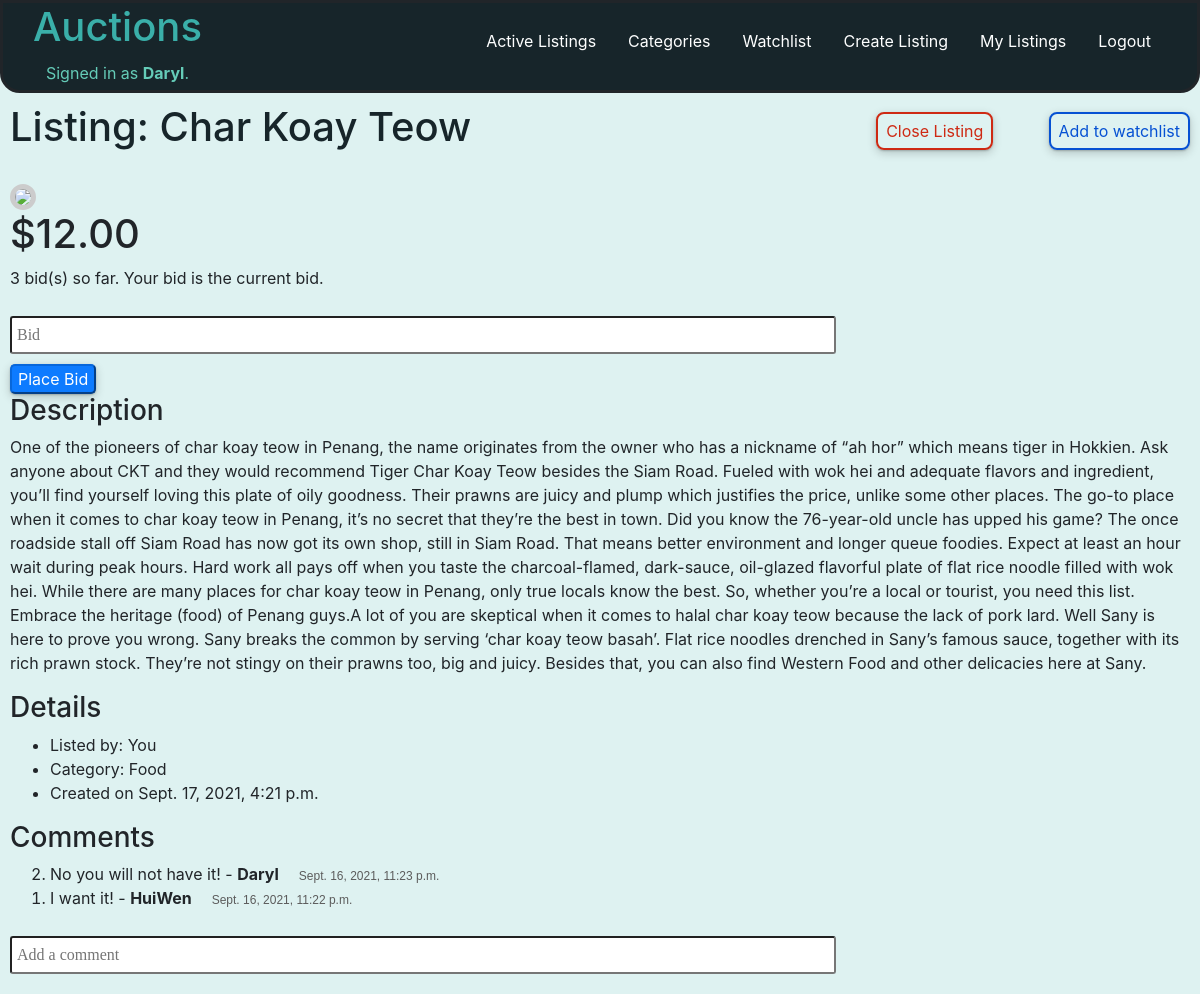
Screenshot of /listing/2 (signed in) with the database file from the repository.
### auctions/models.py (models this page shows, shortened)
class User(AbstractUser):
    watchlist = models.ManyToManyField('Listing', blank=True, related_name="watchlists")
    pass

class Listing(models.Model):
    title = models.CharField(max_length=200)
    description = models.CharField(max_length=2500)
    image_url = models.URLField(blank=True)
    user = models.ForeignKey(User, on_delete=CASCADE, related_name="listings")
    category = models.ForeignKey(Category, on_delete=models.SET_NULL, null=True, blank=True, related_name="listings")
    time_created = models.DateTimeField(auto_now=True)
    is_open = models.BooleanField(default=True)

class Bid(models.Model):
    user = models.ForeignKey(User, on_delete=CASCADE, related_name="bids")
    price = models.DecimalField(decimal_places=2, max_digits=10)
    listing = models.OneToOneField(Listing, on_delete=CASCADE, related_name="bids")
    num_of_bids = models.IntegerField(default=1, editable=False)
    def __str__(self):
        return f"${self.price}"

class Category(models.Model):
    category = models.CharField(max_length=50)
    def __str__(self):
        return f"{self.category}"

class Comment(models.Model):
    user = models.ForeignKey(User, on_delete=DO_NOTHING, related_name="comments")
    listing = models.ForeignKey(Listing, on_delete=CASCADE, related_name="comments")
    content = models.CharField(max_length=2000)
    time_commented = models.DateTimeField(auto_now=True)

### auctions/views.py (the view, shortened to what this page needs)
# urls.py: path("listing/<int:listing_id>", views.listing, name="listing"),
def listing(request, listing_id):
    if request.user.is_authenticated:
        current_price = Bid.objects.get(listing=listing_id)
        current_price = current_price.price
        current_user = User.objects.get(username=request.user)
        user_watchlist = current_user.watchlist.all()
        if request.method == 'POST':
            if request.POST.__contains__('comment'):
                com = CommentForm(request.POST)
                if com.is_valid():
                    new_comment = com.cleaned_data['comment']
                    new_comment = Comment(user=request.user, listing=Listing.objects.get(id=listing_id), content=new_comment)
                    new_comment.save()
                    bids = Bid.objects.get(listing=listing_id)
                    return render(request, "auctions/listing.html", {
                        "listing": Listing.objects.get(id=listing_id),
                        "bid": bids,
                        "user": request.user,
                        "category_names": Category.objects.all().order_by('category'),
                        "comments": Comment.objects.filter(listing=listing_id).order_by('-time_commented'),
                        "comment_form":CommentForm(),
                        "user_watchlist":user_watchlist
                    })
            else:
                new_price = request.POST['price']
                if int(new_price)<=current_price:
                    bids = Bid.objects.get(listing=listing_id)
                    return render(request, "auctions/listing.html", {
                    "listing": Listing.objects.get(id=listing_id),
                    "bid": bids,
                    "user": request.user,
                    "error_msg": "Your bid must be higher than the current bid!",
                    "category_names": Category.objects.all().order_by('category'),
                    "comments": Comment.objects.filter(listing=listing_id).order_by('-time_commented'),
                    "comment_form":CommentForm(),
                    "user_watchlist":user_watchlist
                })
                else:
                    new_bid=Bid.objects.get(listing=listing_id)
                    new_bid.price=new_price
                    new_bid.user=request.user
                    new_bid.save()
                    bids = Bid.objects.get(listing=listing_id)
                    return render(request, "auctions/listing.html", {
                    "listing": Listing.objects.get(id=listing_id),
                    "bid": bids,
                    "user": request.user,
                    "success_msg": "Your bid has successfully been placed!",
                    "category_names": Category.objects.all().order_by('category'),
                    "comments": Comment.objects.filter(listing=listing_id).order_by('-time_commented'),
                    "comment_form":CommentForm(),
                    "user_watchlist":user_watchlist
                })
        else:
            bids = Bid.objects.get(listing=listing_id)
            return render(request, "auctions/listing.html", {
                "listing": Listing.objects.get(id=listing_id),
                "bid": bids,
                "user": request.user,
                "category_names": Category.objects.all().order_by('category'),
                "comments": Comment.objects.filter(listing=listing_id).order_by('-time_commented'),
                "comment_form":CommentForm(),
                "user_watchlist":user_watchlist
            })

### auctions/views.py
class CommentForm(forms.Form):
    comment = forms.CharField(widget=TextInput(attrs={'class': 'create_form', 'placeholder': 'Add a comment', 'maxlength':2000}), label='', required=False)

### auctions/templates/auctions/listing.html (shortened to what this page needs)
{% extends "auctions/layout.html" %}
{% block body %}
    <div class="listing-top">
        <h1 class="head">Listing: {{ listing.title }}</h1>
        {% if user.is_authenticated %}
            {% if user.username == listing.user.username and listing.is_open %}
            <div class="close-watchlist-container">
                <form action="{% url 'close' listing.id %}">
                    <input class="close-watchlist" type="submit" value="Close Listing">
                </form>
            </div>
            {% else %}
                <div></div>
            {% endif %}
            <div class="edit-watchlist">
                {% if listing in user_watchlist %}
                    <form action="{% url 'edit' listing.id %}">
                        {% csrf_token %}
                        <input class="remove" type="submit" value="Remove from watchlist">
                    </form>
                {% else %}
                    <form action="{% url 'edit' listing.id %}">
                        <input class="add" type="submit" value="Add to watchlist">
                    </form>
                {% endif %}
            </div>
            <br>
        {% endif %}
    </div>
    {% if listing.image_url %}
        <img class="listing-image" src="{{ listing.image_url }}" height="300">
    {% else %}
        <img class="listing-image" src="https://encrypted-tbn0.gstatic.com/images?q=tbn:ANd9GcRd-y-IJN8glQlf1qoU01dEgGPUa0d1-sjfWg&usqp=CAU" width="300" height="300">
    {% endif %}
    <h1>{{ listing.bids }}</h1>
    {% if listing.is_open %}
        <p>{{ bid.num_of_bids }} bid(s) so far.
            {% if user == bid.user %}
            Your bid is the current bid.
            {% else %}
            <b>{{ bid.user }}'s</b> bid is the current bid.
            {% endif %}
        </p>
    {% else %}
        <p>
            The bid is closed.
        </p>
    {% endif %}
    {% if user.is_authenticated %}
        {% if listing.is_open %}
            <form action="{% url 'listing' listing.id %}" method="POST">
                <input class="create_form" type="number" placeholder="Bid" name="price" required min=1>
                <br>
                <input class="submit_button" type="submit" value="Place Bid">
            </form>
        {% endif %}
    {% else %}
        <form action="{% url 'login' %}">
            <input class="submit_button" type="submit" value="Log In to Bid">
        </form>
    {% endif %}
    <h3>Description</h3>
    <p>{{ listing.description }}</p>
    <h3>Details</h3>
    <ul>
        <li>Listed by:
            {% if listing.user == user %}
                You
            {% else %}
                <b>{{ listing.user }}</b>
            {% endif %}
        </li>
        <li>Category:
            {% if listing.category %}
                {{ listing.category }}
            {% else %}
                No category listed
            {% endif %}
        </li>
        <li>
            <span>Created on {{ listing.time_created }}</span>
        </li>
    </ul>
    <h3>Comments</h3>
    {% if comments %}
        <ol reversed>
            {% for comment in comments %}
                <li>{{ comment.content }} - <b>{{ comment.user }}</b><span class="date-time" style="margin-left: 20px;">{{ comment.time_commented }}</span></li>
            {% endfor %}
        </ol>
    {% else %}
        No comments yet
    {% endif %}
    {% if user.is_authenticated %}
        {% if listing.is_open %}
            <form action="{% url 'listing' listing.id %}" method="POST">
                {{ comment_form }}
            </form>
        {% endif %}
    {% endif %}
{% endblock %}

### auctions/templates/auctions/layout.html (shortened to what this page needs)
{% load static %}
<!DOCTYPE html>
<html lang="en">
    <head>
        <link rel="stylesheet" href="https://stackpath.bootstrapcdn.com/bootstrap/4.4.1/css/bootstrap.min.css">
        <link href="{% static 'auctions/styles.css' %}" rel="stylesheet">
    </head>
    <body>
        <div class="layout_body">
            <h1><a class="Auction" href="{% url 'index' %}" title="Active Listings">Auctions</a></h1>
            <ul class="nav">
                <li class="nav-item">
                    <form action="{% url 'index' %}">
                        <input class="nav-link" type="submit" value="Active Listings">
                    </form>
                </li>
                {% if user.is_authenticated %}
                    <li class="nav-item dropdown">
                        <button class="nav-link">Categories</button>
                    </li>
                    <li class="nav-item">
                        <form action="{% url 'watchlist' %}">
                            <input class="nav-link" type="submit" value="Watchlist">
                        </form>
                    </li>
                    <li class="nav-item">
                        <form action="{% url 'create' %}">
                            <input class="nav-link" type="submit" value="Create Listing">
                        </form>
                    </li>
                    <li class="nav-item">
                        <form action="{% url 'myListings' %}">
                            <input class="nav-link" type="submit" value="My Listings">
                        </form>
                    </li>
                    <li class="nav-item">
                        <form action="{% url 'logout' %}">
                            <input class="nav-link" type="submit" value="Logout">
                        </form>
                    </li>
                {% endif %}
            </ul>
            <div class="signed_in">
                {% if user.is_authenticated %}
                    Signed in as <strong>{{ user.username }}</strong>.
                {% else %}
                    Not signed in.
                {% endif %}
            </div>
        </div>
        <div class="blocks">
            {% block body %}
            {% endblock %}
        </div>
    </body>
</html>

### auctions/static/auctions/styles.css (style rules this page uses)
.Auction { color: #3AAFA9; }
.date-time { color: #5c5c5c; font-family: Verdana, Geneva, Tahoma, sans-serif; font-size: 12px; }
.layout_body { display: grid; grid-template-columns: 1fr 9fr; grid-template-rows: 2fr 1fr; position: sticky; background-color: #17252A; top: 0; padding: 0 30px; border-style: solid; border-radius: 0 0 20px 20px; }
.layout_body .nav { display: flex; justify-self: flex-end; align-self: flex-end; }
.nav-link { border-style: none; margin: 0; justify-content: flex-end; background-color: transparent; color: #FEFFFF; }
.layout_body .signed_in { justify-self: center; grid-column: 1/2; margin-bottom: 5px; color: #65CCB8; }
.blocks { padding: 10px; }
body { background-color: #DEF2F1; }
.head { color: #17252A; }
.listing-image { border-radius: 20px; border: 5px solid #ccc; }
.submit_button, .submit_index { background-color:rgb(13,123,255); color:white; border-radius:5px; border-color:rgb(7, 103, 219); box-shadow: 0 1px 2px 0 rgba(0, 0, 0, 0.2), 0 3px 10px 0 rgba(0, 0, 0, 0.19); }
.create_form { width: 70%; padding: 5px; margin: 10px 0; border-radius: 3px; font-family: Georgia, 'Times New Roman', Times, serif; }
.listing-top { display: grid; grid-template-columns: 4fr 1fr 1fr; }
.edit-watchlist, .close-watchlist-container { justify-self: flex-end; align-self: center; }
.listing-top input, .edit-watchlist input { padding: 5px 8px; border-radius: 8px; }
.add { background-color: transparent; box-shadow: 0 1px 2px 0 rgba(0, 0, 0, 0.2), 0 3px 10px 0 rgba(0, 0, 0, 0.19); border: 2px solid rgb(6,81,211); color:rgb(6,81,211); }
.remove, .close-watchlist { background-color: transparent; box-shadow: 0 1px 2px 0 rgba(0, 0, 0, 0.2), 0 3px 10px 0 rgba(0, 0, 0, 0.19); border: 2px solid rgb(206, 41, 19); color:rgb(206, 41, 19); }

### rows the page displays
User: username "Daryl"
Listing: title "Char Koay Teow", bids "$12.00", description "One of the pioneers of char koay teow in Penang, the name originates from the owner who has a nickname of “ah hor” which means tiger in Hokkien. Ask anyone about CKT and they would recommend Tiger Char Koay Teow besides the Siam Road. Fueled with wok hei and adequate flavors and ingredient, you’ll find yourself loving this plate of oily goodness. Their prawns are juicy and plump which justifies the price, unlike some other places. The go-to place when it comes to char koay teow in Penang, it’s no secret that they’re the best in town. Did you know the 76-year-old uncle has upped his game? The once roadside stall off Siam Road has now got its own shop, still in Siam Road. That means better…", category "Food", time_created "Sept. 17, 2021, 4:21 p.m."
Bid: num_of_bids "3"
Comment: content "No you will not have it!", user "Daryl", time_commented "Sept. 16, 2021, 11:23 p.m."
Comment: content "I want it!", user "HuiWen", time_commented "Sept. 16, 2021, 11:22 p.m."
